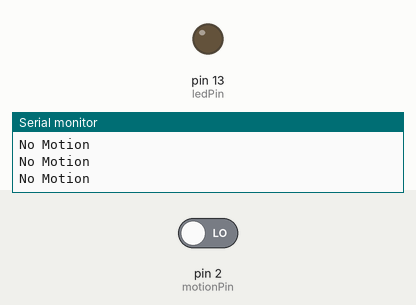
A sketch run on a simulated Arduino Uno, built with avr-gcc and run on an emulated ATmega328P. On the bench: output pins drawn as LEDs (lit = HIGH), the last lines printed to the serial monitor. The test bench sets the inputs (shaded band); at power-on: pin 2 (motionPin) LOW.

Above: at 2.8 s.
2.9 s: pin 2 (motionPin) driven HIGH
At 3.5 s:
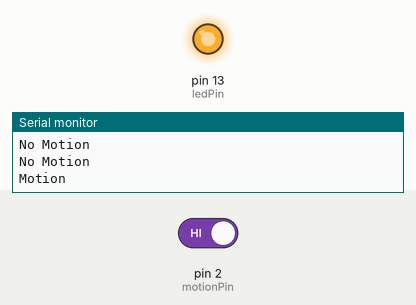
4.5 s: pin 2 (motionPin) driven LOW
At 6.2 s:
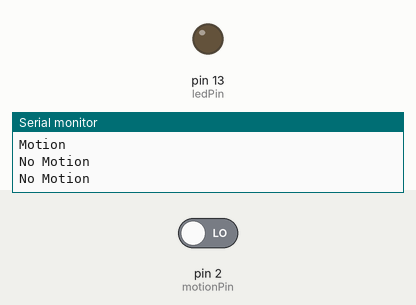
Timing chart, 0 to 7.7 s (numbered marks = the images above; inputs shaded):
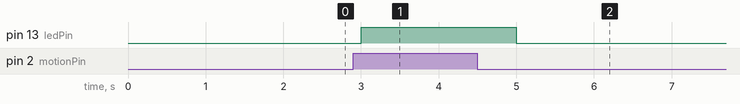

Measured:
- after the input at 2.9 s, pin 13 (ledPin): LOW → HIGH after 0.10 s
- after the input at 4.5 s, pin 13 (ledPin): HIGH → LOW after 0.50 s

The sketch:

sketch_jan29a.ino
```cpp
const int motionPin = 2;
const int ledPin = 13;

void setup(){
  Serial.begin(9600);
  pinMode(motionPin, INPUT);
  pinMode(ledPin, OUTPUT);
}

void loop(){
  int motion = digitalRead(motionPin);

  if(motion == HIGH){
    Serial.println("Motion");
    digitalWrite(ledPin, HIGH);
  }

  else if(motion == LOW){
    Serial.println("No Motion");
    digitalWrite(ledPin, LOW);
  }
  delay(1000);
}
```
